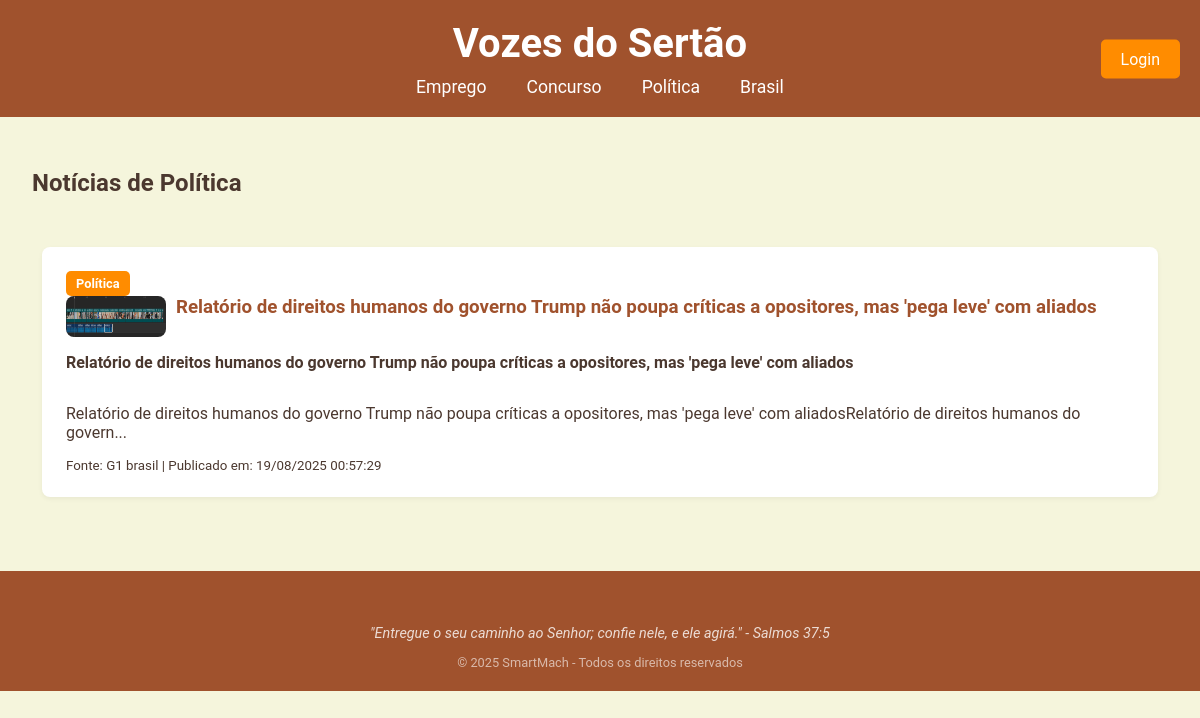
The app's page /politica.php with its own data.
### tables this page shows
CREATE TABLE `noticias` (
  `id` int(11) UNSIGNED NOT NULL,
  `categoria` varchar(50) NOT NULL,
  `titulo` varchar(255) NOT NULL,
  `subtitulo` varchar(255) NOT NULL,
  `conteudo` text NOT NULL,
  `fonte` varchar(100) NOT NULL,
  `caminho_imagem` varchar(255) NOT NULL,
  `data_publicacao` datetime NOT NULL
);

### politica.php (the view, shortened to what this page needs)
<!DOCTYPE html>
<html lang="pt-br">
<head>
<link rel="stylesheet" href="Css/emprego.css">
</head>
<body>
    <header>
        <div class="logo-container">
            <a href="index.php"><h1>Vozes do Sertão</h1></a>
        </div>
        <nav class="nav-categorias">
            <ul>
                <li><a href="emprego.php">Emprego</a></li>
                <li><a href="concurso.php">Concurso</a></li>
                <li><a href="politica.php">Política</a></li>
                <li><a href="brasil.php">Brasil</a></li>
            </ul>
        </nav>
        <a href="login.php" class="btn-login">Login</a>
    </header>
    <main>
        <div class="container-principal">
            <section class="noticias-lista">
                <h2>Notícias de Política</h2>
                <div id="container-noticias">
                    <?php
                        $servername = "localhost";
$username = "root";
$password = "";
$dbname = "blog_noticias";
                        $conn = new mysqli($servername, $username, $password, $dbname);
                        $sql = "SELECT id, titulo, subtitulo, conteudo, fonte, caminho_imagem, data_publicacao FROM noticias WHERE categoria = 'politica' ORDER BY data_publicacao DESC";
                        $result = $conn->query($sql);
                        if ($result->num_rows > 0) {
                            while($row = $result->fetch_assoc()) {
                                echo '<div class="noticia-card-com-foto">';
                                echo '    <span class="noticia-categoria">Política</span>';
                                echo '    <a href="pagina_noticia.php?id=' . $row['id'] . '">';
                                echo '        <img src="' . htmlspecialchars($row['caminho_imagem']) . '" alt="Imagem da notícia">';
                                echo '        <h3>' . htmlspecialchars($row['titulo']) . '</h3>';
                                echo '    </a>';
                                echo '    <p><strong>' . htmlspecialchars($row['subtitulo']) . '</strong></p>';
                                echo '    <p>' . htmlspecialchars(substr($row['conteudo'], 0, 150)) . '...</p>';
                                $data = new DateTime($row['data_publicacao']);
                                $dataFormatada = $data->format('d/m/Y H:i:s');
                                echo '    <small>Fonte: ' . htmlspecialchars($row['fonte']) . ' | Publicado em: ' . $dataFormatada . '</small>';
                                echo '</div>';
                            }
                        } else {
                            echo "<p>Nenhuma notícia publicada ainda.</p>";
                        }
                    ?>
                </div>
            </section>
        </div>
    </main>
    <footer class="footer">
        <p>"Entregue o seu caminho ao Senhor; confie nele, e ele agirá." - Salmos 37:5</p>
        <span>© 2025 SmartMach - Todos os direitos reservados</span>
    </footer>
</body>
</html>

### Css/emprego.css (style rules this page uses)
body { font-family: 'Roboto', sans-serif; background-color: #F5F5DC; color: #4B382F; margin: 0; padding: 0; }
header { background-color: #A0522D; color: white; padding: 20px; display: flex; flex-direction: column; align-items: center; position: relative; }
.logo-container { text-align: center; margin-bottom: 10px; }
h1 { margin: 0; font-size: 2.5em; font-weight: 700; }
h1, a { text-decoration: none; color: white; }
.nav-categorias ul { list-style: none; padding: 0; margin: 0; display: flex; gap: 20px; }
.nav-categorias a { color: white; text-decoration: none; font-weight: 400; font-size: 1.1em; padding: 5px 10px; transition: background-color 0.3s; }
.btn-login { position: absolute; right: 20px; top: 50%; transform: translateY(-50%); background-color: #FF8C00; color: white; text-decoration: none; padding: 10px 20px; border-radius: 5px; transition: background-color 0.3s; }
main { padding: 2rem; max-width: 1200px; margin: 0 auto; }
.container-principal { display: flex; gap: 2rem; }
.noticias-lista { flex-grow: 1; display: flex; flex-direction: column; gap: 20px; }
.noticia-card-com-foto { background-color: white; border-radius: 8px; box-shadow: 0 2px 5px rgba(0,0,0,0.05); padding: 1.5rem; display: flex; flex-direction: column; margin: 10px; }
.noticia-card-com-foto a { text-decoration: none; color: inherit; display: flex; flex-direction: row; gap: 10px; }
.noticia-card-com-foto img { width: 100px; height: auto; border-radius: 8px; flex-shrink: 0; }
.noticia-card-com-foto h3 { color: #A0522D; margin-top: 0; }
.noticia-categoria { display: inline-block; background-color: #FF8C00; color: white; padding: 5px 10px; border-radius: 5px; font-size: 0.8rem; font-weight: bold; align-self: flex-start; }
.footer { flex-shrink: 0; background-color: #A0522D; color: white; padding: 40px 30px 20px; text-align: center; margin-top: 2rem; }
.footer p { color: rgba(255, 255, 255, 0.8); font-style: italic; font-size: 0.9rem; margin-bottom: 10px; }
.footer span { color: rgba(255, 255, 255, 0.6); font-size: 0.8rem; }

### records on screen
noticias: caminho_imagem (picture), titulo "Relatório de direitos humanos do governo Trump não poupa críticas a opositores, mas 'pega leve' com aliados", subtitulo "Relatório de direitos humanos do governo Trump não poupa críticas a opositores, mas 'pega leve' com aliados", conteudo "Relatório de direitos humanos do governo Trump não poupa críticas a opositores, mas 'pega leve' com aliadosRelatório de direitos humanos do govern", fonte "G1 brasil", data_publicacao "19/08/2025 00:57:29"
